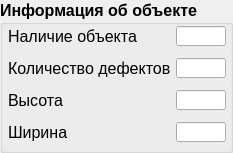
   <widget class="QGroupBox" name="grpBx_2">
    <property name="geometry">
     <rect>
      <x>8</x>
      <y>520</y>
      <width>233</width>
      <height>153</height>
     </rect>
    </property>
    <property name="font">
     <font>
      <pointsize>12</pointsize>
      <weight>75</weight>
      <bold>true</bold>
     </font>
    </property>
    <property name="autoFillBackground">
     <bool>false</bool>
    </property>
    <property name="title">
     <string>Информация об объекте</string>
    </property>
    <widget class="QWidget" name="layoutWidget">
     <property name="geometry">
      <rect>
       <x>8</x>
       <y>24</y>
       <width>220</width>
       <height>25</height>
      </rect>
     </property>
     <layout class="QHBoxLayout" name="hrzntlLt_1">
      <item>
       <widget class="QLabel" name="lbl_IsHand">
        <property name="minimumSize">
         <size>
          <width>162</width>
          <height>20</height>
         </size>
        </property>
        <property name="maximumSize">
         <size>
          <width>162</width>
          <height>20</height>
         </size>
        </property>
        <property name="font">
         <font>
          <pointsize>12</pointsize>
          <weight>50</weight>
          <bold>false</bold>
         </font>
        </property>
        <property name="text">
         <string>Наличие объекта</string>
        </property>
       </widget>
      </item>
      <item>
       <widget class="QLineEdit" name="ln_Hand">
        <property name="minimumSize">
         <size>
          <width>50</width>
          <height>20</height>
         </size>
        </property>
        <property name="maximumSize">
         <size>
          <width>50</width>
          <height>20</height>
         </size>
        </property>
        <property name="font">
         <font>
          <pointsize>12</pointsize>
          <weight>50</weight>
          <bold>false</bold>
         </font>
        </property>
        <property name="readOnly">
         <bool>true</bool>
        </property>
       </widget>
      </item>
     </layout>
    </widget>
    <widget class="QWidget" name="layoutWidget">
     <property name="geometry">
      <rect>
       <x>8</x>
       <y>56</y>
       <width>220</width>
       <height>25</height>
      </rect>
     </property>
     <layout class="QHBoxLayout" name="hrzntlLt_2">
      <item>
       <widget class="QLabel" name="lbl_NumberOfDefects">
        <property name="minimumSize">
         <size>
          <width>162</width>
          <height>20</height>
         </size>
        </property>
        <property name="maximumSize">
         <size>
          <width>162</width>
          <height>20</height>
         </size>
        </property>
        <property name="font">
         <font>
          <pointsize>12</pointsize>
          <weight>50</weight>
          <bold>false</bold>
         </font>
        </property>
        <property name="text">
         <string>Количество дефектов</string>
        </property>
        <property name="wordWrap">
         <bool>false</bool>
        </property>
       </widget>
      </item>
      <item>
       <widget class="QLineEdit" name="ln_NumberOfDefects">
        <property name="minimumSize">
         <size>
          <width>50</width>
          <height>20</height>
         </size>
        </property>
        <property name="maximumSize">
         <size>
          <width>50</width>
          <height>20</height>
         </size>
        </property>
        <property name="font">
         <font>
          <pointsize>12</pointsize>
          <weight>50</weight>
          <bold>false</bold>
         </font>
        </property>
       </widget>
      </item>
     </layout>
    </widget>
    <widget class="QWidget" name="layoutWidget">
     <property name="geometry">
      <rect>
       <x>8</x>
       <y>88</y>
       <width>220</width>
       <height>25</height>
      </rect>
     </property>
     <layout class="QHBoxLayout" name="hrzntlLt_4">
      <item>
       <widget class="QLabel" name="lbl_Height">
        <property name="minimumSize">
         <size>
          <width>162</width>
          <height>20</height>
         </size>
        </property>
        <property name="maximumSize">
         <size>
          <width>162</width>
          <height>20</height>
         </size>
        </property>
        <property name="font">
         <font>
          <pointsize>12</pointsize>
          <weight>50</weight>
          <bold>false</bold>
         </font>
        </property>
        <property name="text">
         <string>Высота</string>
        </property>
       </widget>
      </item>
      <item>
       <widget class="QLineEdit" name="ln_Height">
        <property name="minimumSize">
         <size>
          <width>50</width>
          <height>20</height>
         </size>
        </property>
        <property name="maximumSize">
         <size>
          <width>50</width>
          <height>20</height>
         </size>
        </property>
        <property name="font">
         <font>
          <pointsize>12</pointsize>
          <weight>50</weight>
          <bold>false</bold>
         </font>
        </property>
       </widget>
      </item>
     </layout>
    </widget>
    <widget class="QWidget" name="layoutWidget">
     <property name="geometry">
      <rect>
       <x>8</x>
       <y>120</y>
       <width>220</width>
       <height>25</height>
      </rect>
     </property>
     <layout class="QHBoxLayout" name="hrzntlLt_3">
      <item>
       <widget class="QLabel" name="lbl_Width">
        <property name="minimumSize">
         <size>
          <width>162</width>
          <height>20</height>
         </size>
        </property>
        <property name="maximumSize">
         <size>
          <width>162</width>
          <height>20</height>
         </size>
        </property>
        <property name="font">
         <font>
          <pointsize>12</pointsize>
          <weight>50</weight>
          <bold>false</bold>
         </font>
        </property>
        <property name="text">
         <string>Ширина</string>
        </property>
       </widget>
      </item>
      <item>
       <widget class="QLineEdit" name="ln_Width">
        <property name="minimumSize">
         <size>
          <width>50</width>
          <height>20</height>
         </size>
        </property>
        <property name="maximumSize">
         <size>
          <width>50</width>
          <height>20</height>
         </size>
        </property>
        <property name="font">
         <font>
          <pointsize>12</pointsize>
          <weight>50</weight>
          <bold>false</bold>
         </font>
        </property>
       </widget>
      </item>
     </layout>
    </widget>
   </widget>
